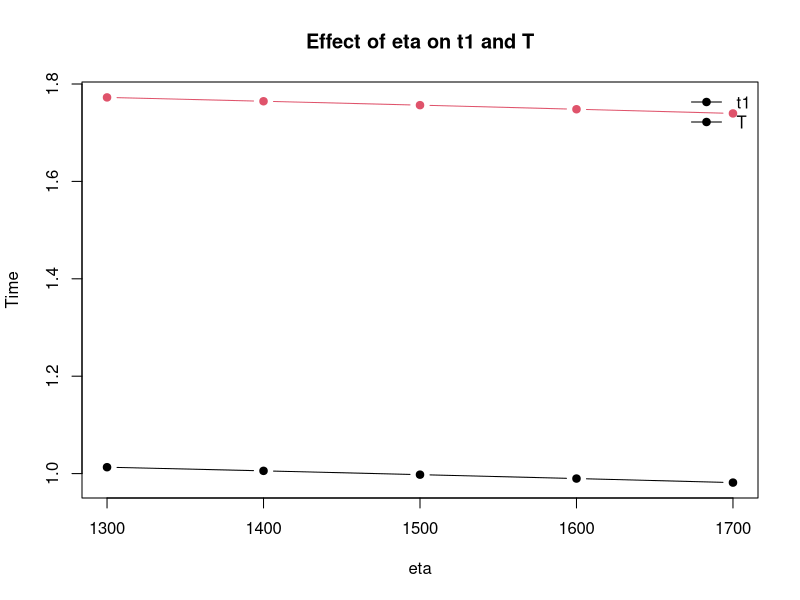
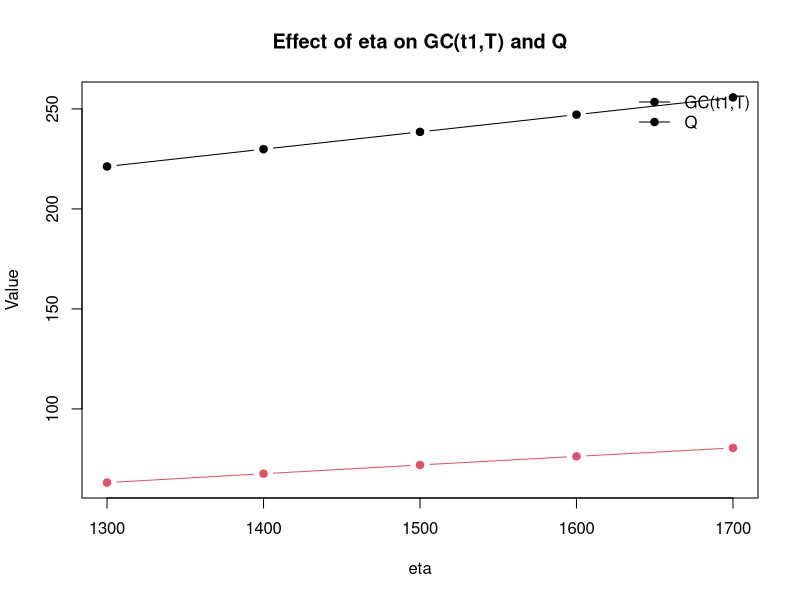
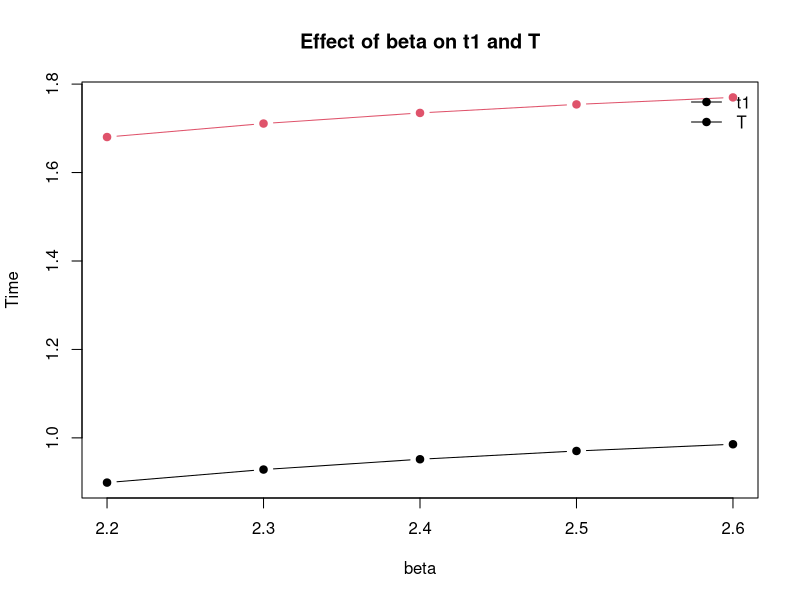
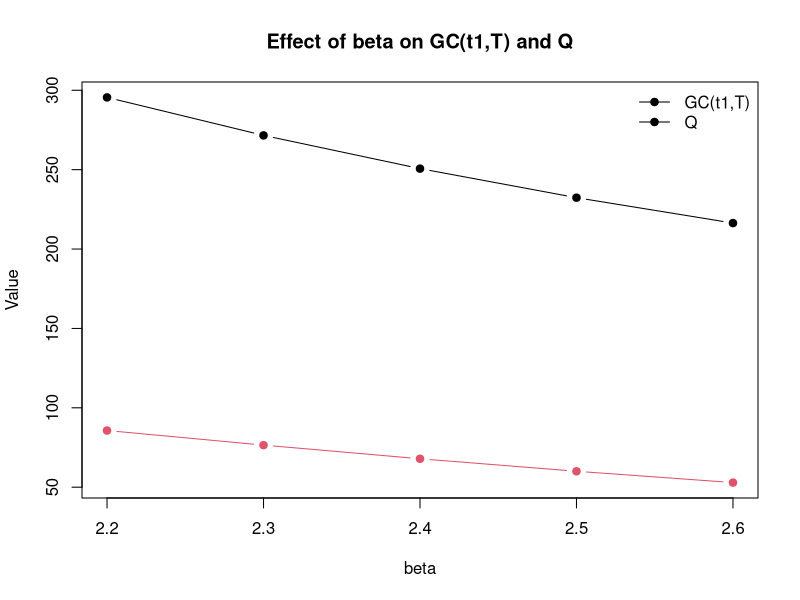
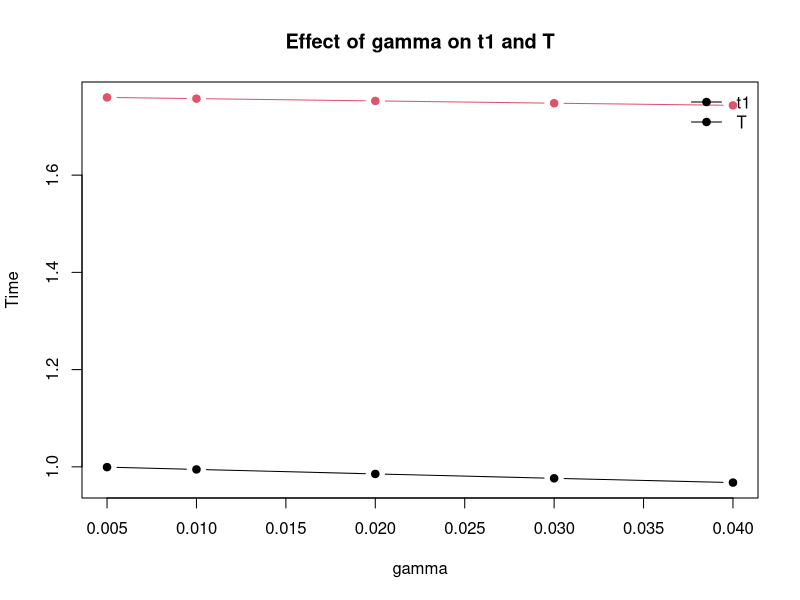
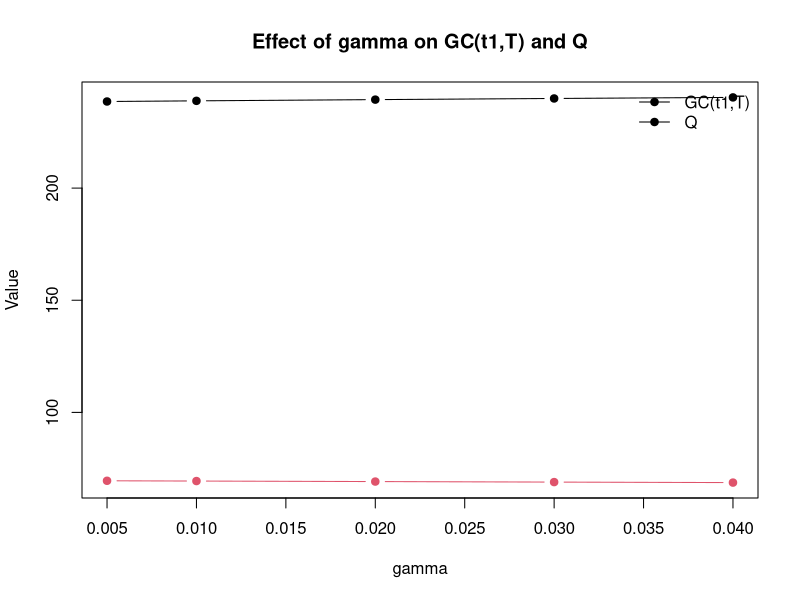
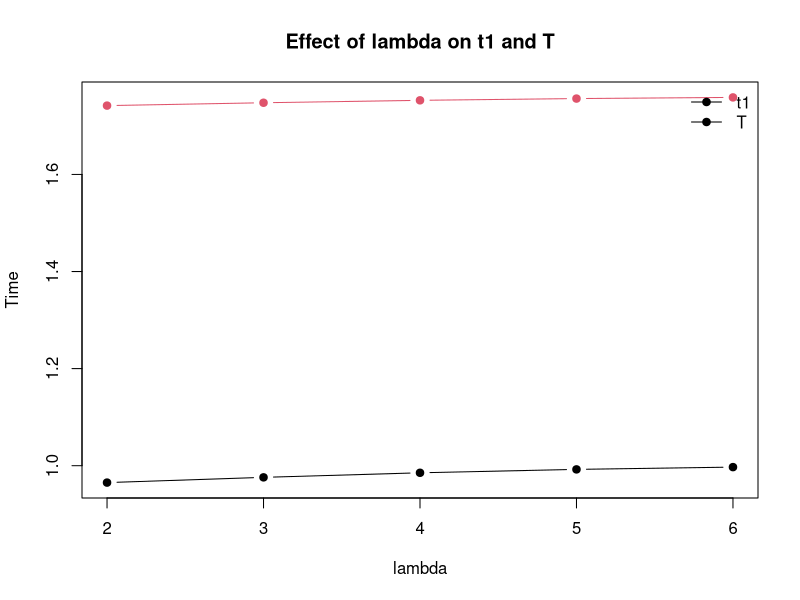
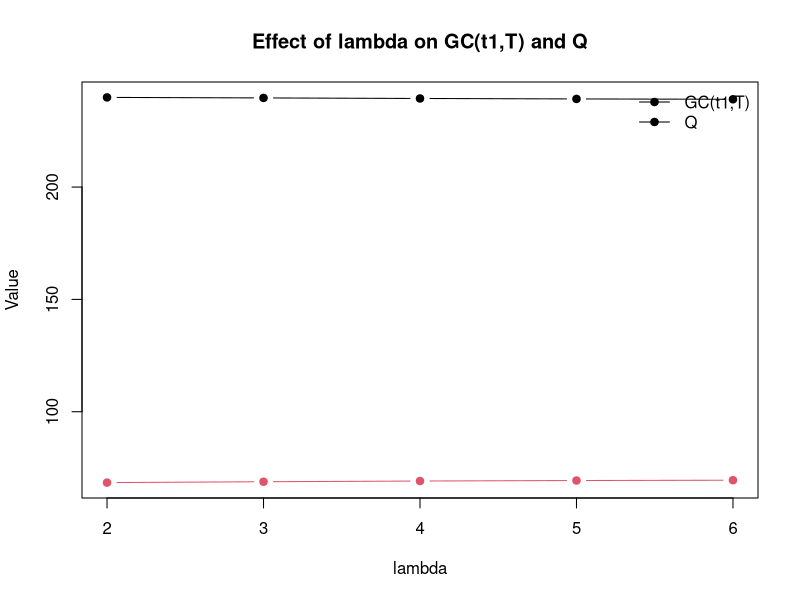

Here is the R script that generated these plots, in order:
# sensitivity_analysis_data.R
# Project: fuzzy-inventory-model
# Purpose: Enter sensitivity analysis data from Shaikh & Gite (2024),
# save CSV tables, and create basic plots.

# ------------------------------------------------------------
# 1. Create output folders
# ------------------------------------------------------------

dir.create("outputs", showWarnings = FALSE)
dir.create("outputs/tables", recursive = TRUE, showWarnings = FALSE)
dir.create("outputs/plots", recursive = TRUE, showWarnings = FALSE)

# ------------------------------------------------------------
# 2. Sensitivity analysis data
# ------------------------------------------------------------

eta_data <- data.frame(
  eta = c(1300, 1400, 1500, 1600, 1700),
  t1 = c(1.0131, 1.0056, 0.9978, 0.9898, 0.9815),
  T = c(1.7725, 1.7646, 1.7566, 1.7482, 1.7396),
  GC_t1_T = c(221.2310, 229.8855, 238.5196, 247.1468, 255.7565),
  q1 = c(49.2151, 52.6022, 55.9155, 59.1577, 62.3203),
  q2 = c(13.9560, 15.0137, 16.0777, 17.1314, 18.1877),
  Q = c(63.1711, 67.6159, 71.9931, 76.2891, 80.5080)
)

beta_data <- data.frame(
  beta = c(2.2, 2.3, 2.4, 2.5, 2.6),
  t1 = c(0.8989, 0.9284, 0.9517, 0.9704, 0.9856),
  T = c(1.6803, 1.7108, 1.7348, 1.7541, 1.7699),
  GC_t1_T = c(295.5123, 271.5838, 250.6481, 232.3465, 216.3574),
  q1 = c(64.0014, 57.5650, 51.3864, 45.6253, 40.3502),
  q2 = c(21.6908, 18.9313, 16.5102, 14.3950, 12.5508),
  Q = c(85.6922, 76.4963, 67.8966, 60.0202, 52.9009)
)

gamma_data <- data.frame(
  gamma = c(0.005, 0.01, 0.02, 0.03, 0.04),
  t1 = c(0.9994, 0.9947, 0.9854, 0.9764, 0.9676),
  T = c(1.7599, 1.7574, 1.7527, 1.7480, 1.7436),
  GC_t1_T = c(238.6083, 238.9000, 239.4447, 239.9594, 240.4329),
  q1 = c(53.9185, 53.7094, 53.2897, 52.8778, 52.4691),
  q2 = c(15.5880, 15.6783, 15.8680, 16.0464, 16.2299),
  Q = c(69.5065, 69.3877, 69.1577, 68.9242, 68.6990)
)

lambda_data <- data.frame(
  lambda = c(2, 3, 4, 5, 6),
  t1 = c(0.9652, 0.9760, 0.9854, 0.9924, 0.9971),
  T = c(1.7418, 1.7477, 1.7527, 1.7563, 1.7587),
  GC_t1_T = c(239.9190, 239.6896, 239.4447, 239.2420, 239.0864),
  q1 = c(52.2052, 52.7919, 53.2897, 53.6538, 53.8932),
  q2 = c(16.2550, 16.0505, 15.8680, 15.7277, 15.6331),
  Q = c(68.4602, 68.8424, 69.1577, 69.3815, 69.5264)
)

tm_data <- data.frame(
  tm = c(0.25, 0.35, 0.45, 0.55, 0.65),
  t1 = c(0.9838, 0.9842, 0.9854, 0.9877, 0.9917),
  T = c(1.7522, 1.7523, 1.7527, 1.7534, 1.7547),
  GC_t1_T = c(239.5591, 239.5239, 239.4447, 239.3150, 239.1251),
  q1 = c(53.2263, 53.2401, 53.2897, 53.3895, 53.5722),
  q2 = c(15.9135, 15.9011, 15.8680, 15.8019, 15.6907),
  Q = c(69.1398, 69.1412, 69.1577, 69.1914, 69.2629)
)

# ------------------------------------------------------------
# 3. Save CSV tables
# ------------------------------------------------------------

write.csv(eta_data, "outputs/tables/sensitivity_eta.csv", row.names = FALSE)
write.csv(beta_data, "outputs/tables/sensitivity_beta.csv", row.names = FALSE)
write.csv(gamma_data, "outputs/tables/sensitivity_gamma.csv", row.names = FALSE)
write.csv(lambda_data, "outputs/tables/sensitivity_lambda.csv", row.names = FALSE)
write.csv(tm_data, "outputs/tables/sensitivity_tm.csv", row.names = FALSE)

# ------------------------------------------------------------
# 4. Plotting function
# ------------------------------------------------------------

create_plots <- function(data, parameter_name) {
  x <- data[[parameter_name]]

  png(
    filename = paste0("outputs/plots/", parameter_name, "_t1_T.png"),
    width = 800,
    height = 600
  )

  matplot(
    x,
    data[, c("t1", "T")],
    type = "b",
    pch = 19,
    lty = 1,
    xlab = parameter_name,
    ylab = "Time",
    main = paste("Effect of", parameter_name, "on t1 and T")
  )

  legend(
    "topright",
    legend = c("t1", "T"),
    lty = 1,
    pch = 19,
    bty = "n"
  )

  dev.off()

  png(
    filename = paste0("outputs/plots/", parameter_name, "_GC_Q.png"),
    width = 800,
    height = 600
  )

  matplot(
    x,
    data[, c("GC_t1_T", "Q")],
    type = "b",
    pch = 19,
    lty = 1,
    xlab = parameter_name,
    ylab = "Value",
    main = paste("Effect of", parameter_name, "on GC(t1,T) and Q")
  )

  legend(
    "topright",
    legend = c("GC(t1,T)", "Q"),
    lty = 1,
    pch = 19,
    bty = "n"
  )

  dev.off()
}

# ------------------------------------------------------------
# 5. Create plots
# ------------------------------------------------------------

create_plots(eta_data, "eta")
create_plots(beta_data, "beta")
create_plots(gamma_data, "gamma")
create_plots(lambda_data, "lambda")
create_plots(tm_data, "tm")

# ------------------------------------------------------------
# 6. Confirmation message
# ------------------------------------------------------------

cat("Sensitivity analysis CSV files saved in outputs/tables/\n")
cat("Sensitivity analysis plots saved in outputs/plots/\n")
cat("Script completed successfully.\n")
